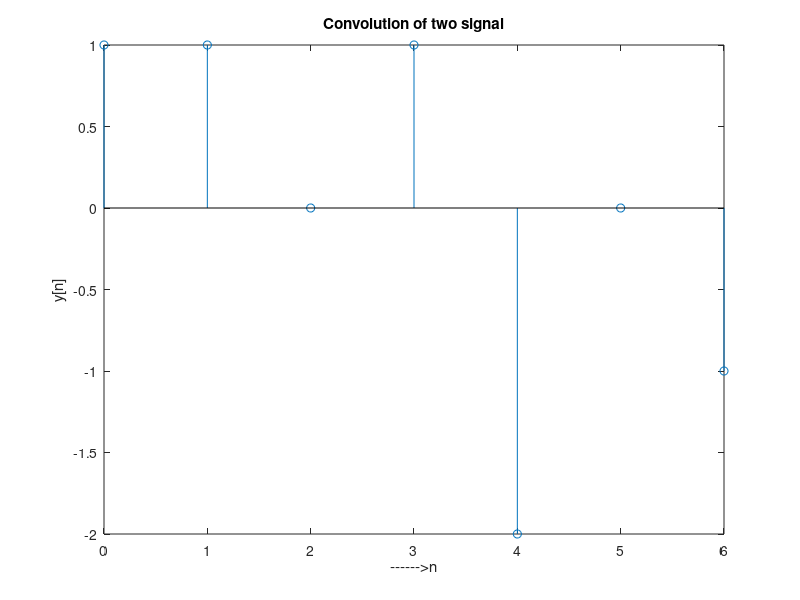

This figure's MATLAB source:
clc;
close all;
clear all;

x=[1,2,1,1]; %first signal 0r input signal
h=[1,-1,1,-1]; %second signal
N1=length(x);
N2=length(h);
X=[x,zeros(1,N2)]; %padding of N2 zeros
H=[h,zeros(1,N1)]; %padding of N1 zeros
y=zeros(1,N1+N2-1);
for n=1:N1+N2-1
    for k=1:N1
        if(n-k+1>0) %n=1, k=6
            y(n)=y(n)+X(k)*H(n-k+1);
        else
        end
    end
end
n=0:6;
stem(n,y);
%axis([-5 10 -5 10]);
ylabel('y[n]');
xlabel('------>n');
title('Convolution of two signal');